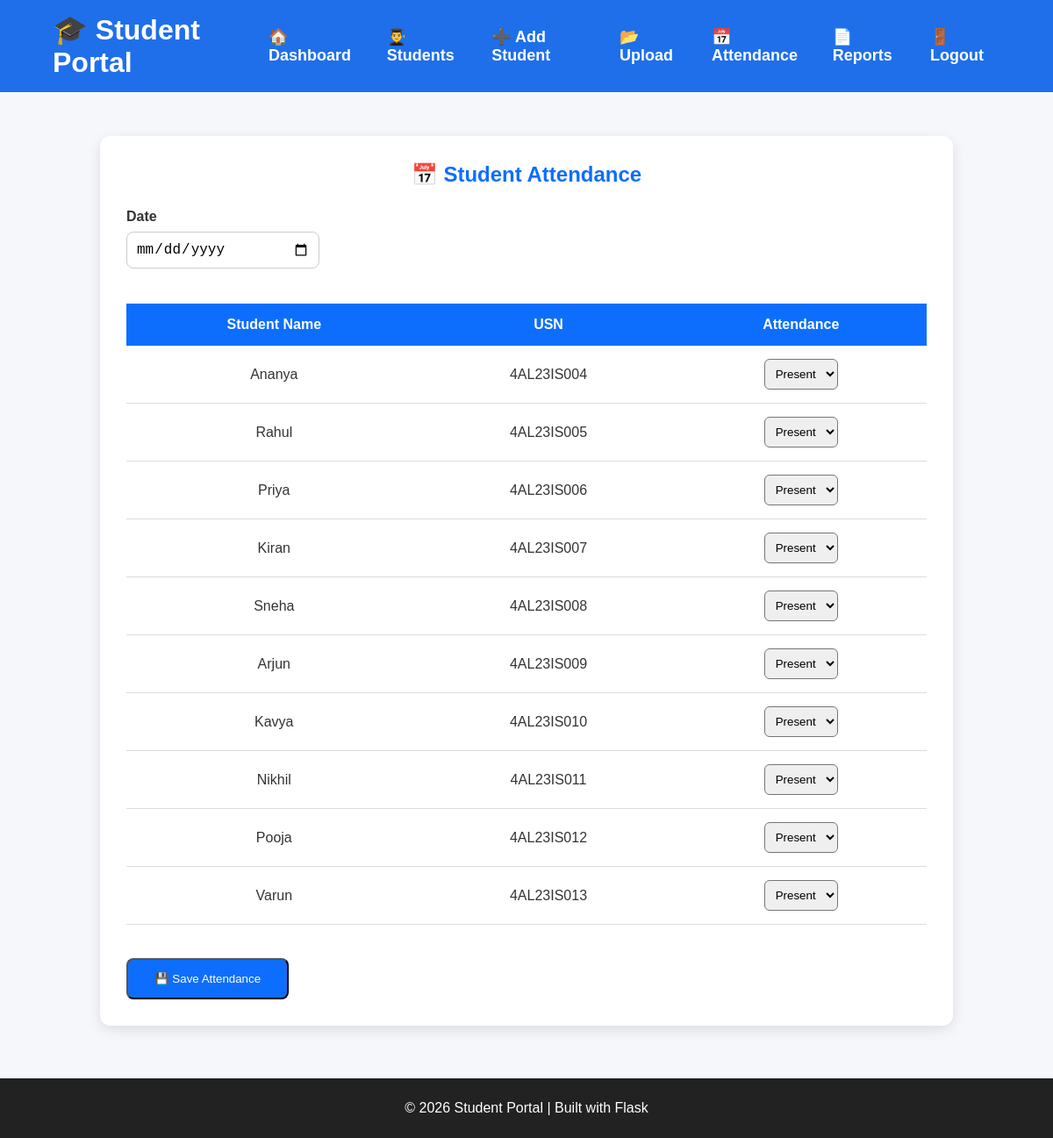
The page /attendance (signed in) on the database as committed earlier.
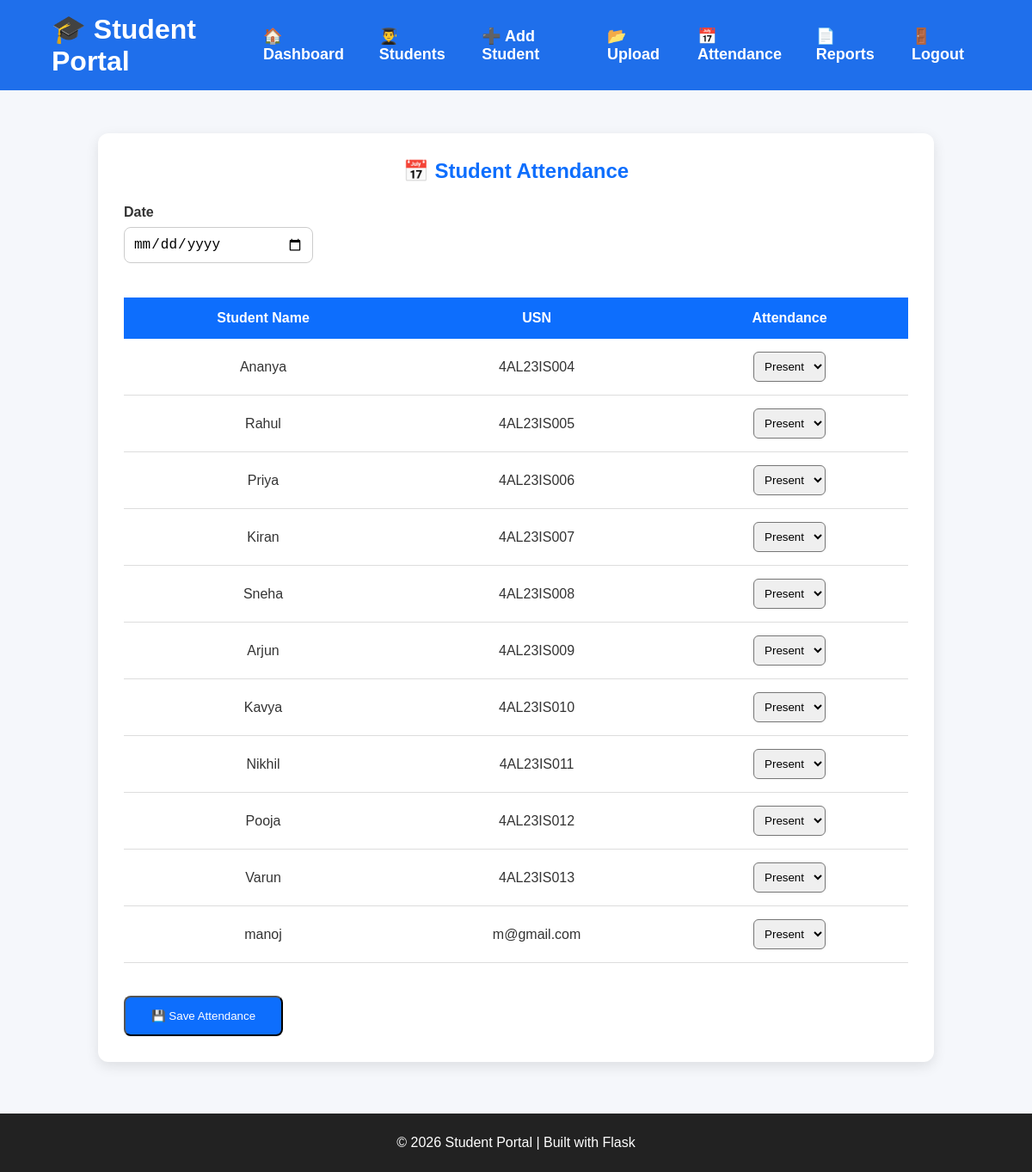
The same page on the database as committed later.
### tables this page shows
CREATE TABLE students(
        id INTEGER PRIMARY KEY AUTOINCREMENT,
        name TEXT NOT NULL,
        password TEXT NOT NULL,
        usn TEXT NOT NULL UNIQUE,
        email TEXT NOT NULL,
        phone TEXT NOT NULL,
        department TEXT NOT NULL,
        photo TEXT 
    );

### app.py (the view, shortened to what this page needs)
@app.route("/attendance", methods=["GET", "POST"])
@login_required
def attendance():
    try:
        students = get_students()
        today_date = datetime.now().strftime("%Y-%m-%d")
        return render_template(
            "attendance.html",
            students=students,
            today_date=today_date
        )
    except Exception as e:
        flash(f"Error loading attendance page: {str(e)}", "error")
        return render_template("attendance.html", students=[], today_date="")

### app.py (called while the page is built)
def login_required(f):
    @wraps(f)
    def decorated_function(*args, **kwargs):
        if "admin" not in session:
            flash("Please login first.", "error")
            return redirect(url_for("home"))
        return f(*args, **kwargs)
    return decorated_function

### database.py (called while the page is built)
def connect_db():
    connection = sqlite3.connect("students.db")
    return connection

def get_students():
    connection = connect_db()
    cursor = connection.cursor()
    cursor.execute("SELECT * FROM students")
    students = cursor.fetchall()
    connection.close()
    return students

### templates/attendance.html (shortened to what this page needs)
{% extends "base.html" %}
{% block content %}
<section class="student-section">
    <div class="student-container">
        <h2>📅 Student Attendance</h2>
        <form method="POST">
            <div class="form-group">
                <label><strong>Date</strong></label>
                <input type="date" name="attendance_date" required>
            </div>
            <table>
                <thead>
                    <tr>
                        <th>Student Name</th>
                        <th>USN</th>
                        <th>Attendance</th>
                    </tr>
                </thead>
                <tbody>
                    {% for student in students %}
                    <tr>
                        <td>{{ student[1] }}</td>
                        <td>{{ student[2] }}</td>
                        <td>
                            <select name="attendance_{{ student[0] }}">
                                <option value="Present">Present</option>
                            </select>
                        </td>
                    </tr>
                    {% endfor %}
                </tbody>
            </table>
            <br>
            <button type="submit" class="btn">
                💾 Save Attendance
            </button>
        </form>
    </div>
</section>
{% endblock %}

Rows that differ between the two databases and show on the page:
added students: name "manoj", password "m@gmail.com", id "Present"
